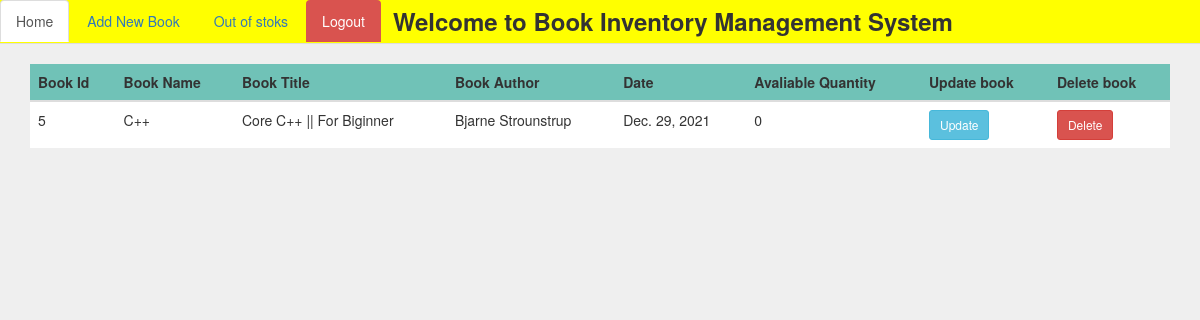
Screenshot of /library/outstoks/ (signed in) with the database file from the repository.
### book_inventory/models.py (models this page shows, shortened)
class Books(models.Model):
    bname = models.CharField(max_length=40)
    b_title = models.CharField(max_length=150)
    b_author = models.CharField(max_length=40)
    publish_date = models.DateField(default=datetime.date.today())
    total_quantity = models.BigIntegerField(max_length=5)
    aval_quantity = models.BigIntegerField(max_length=5,null=True,blank=True)

### book_inventory/views.py (the view)
# urls.py: path('outstoks/',views.outOfStoks),
def outOfStoks(request):
    if request.user.is_authenticated:
        data = Books.objects.filter(aval_quantity__lte=0)
        return render(request, 'outstoks.html', {'data': data})
    else:
        return HttpResponse("<center>Invailed user login first<br><a href="'/login/'">Login</a>")

### book_inventory/templates/outstoks.html (shortened to what this page needs)
{% extends "base.html" %}
{% block body %}
<ul class="nav nav-tabs" style="background-color:yellow;margin-top:-20px">
    <li class="active"><a href="/library/">Home</a></li>
    <li><a href="/library/create/">Add New Book</a></li>
    <li><a href="/library/outstoks/">Out of stoks</a></li>
    <li><a class="btn btn-danger" href="/logout/">Logout</a></li>
    <li style="margin-left:10px;margin-top:-12px"><h3><b>
        Welcome to Book Inventory Management System</b></h3></li>
</ul>
<div class="container" style="margin-top:20px">
    <table class="table table-hover" style="background-color:white;">
        <thead style="background-color:#1989;">
        <tr>
            <th>Book Id</th>
            <th>Book Name</th>
            <th>Book Title</th>
            <th>Book Author</th>
            <th>Date</th>
            <th>Avaliable Quantity</th>
            <th>Update book</th>
            <th>Delete book</th>
        </tr>
        </thead>
        {% for i in data %}
        <tbody>
        <tr>
            <td>{{i.id}}</td>
            <td>{{i.bname}}</td>
            <td>{{i.b_title}}</td>
            <td>{{i.b_author}}</td>
            <td>{{i.publish_date}}</td>
            <td>{{i.aval_quantity}}</td>
            <td><a class="btn btn-info btn-sm" href="/library/edit/{{i.id}}">Update</a></td>
            <td><a class="btn btn-danger btn-sm" href="/library/deleteBook/{{i.id}}">Delete</a></td>
        </tr>
        </tbody>
        {% endfor %}
    </table>
</div>
{% endblock %}

### rows the page displays
Books: id "5", bname "C++", b_title "Core C++ || For Biginner", b_author "Bjarne Strounstrup", publish_date "Dec. 29, 2021", aval_quantity "0"
